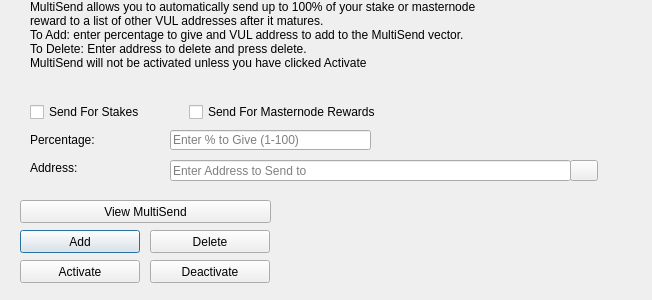
<?xml version="1.0" encoding="UTF-8"?>
<ui version="4.0">
 <class>MultiSendDialog</class>
 <widget class="QDialog" name="MultiSendDialog">
  <property name="windowModality">
   <enum>Qt::NonModal</enum>
  </property>
  <property name="geometry">
   <rect>
    <x>0</x>
    <y>0</y>
    <width>652</width>
    <height>300</height>
   </rect>
  </property>
  <property name="windowTitle">
   <string>MultiSend</string>
  </property>
  <widget class="QLineEdit" name="multiSendPercentEdit">
   <property name="geometry">
    <rect>
     <x>170</x>
     <y>130</y>
     <width>201</width>
     <height>20</height>
    </rect>
   </property>
   <property name="toolTip">
    <string>Enter whole numbers 1 - 100</string>
   </property>
   <property name="placeholderText">
    <string>Enter % to Give (1-100)</string>
   </property>
  </widget>
  <widget class="QLineEdit" name="multiSendAddressEdit">
   <property name="geometry">
    <rect>
     <x>170</x>
     <y>160</y>
     <width>401</width>
     <height>21</height>
    </rect>
   </property>
   <property name="toolTip">
    <string/>
   </property>
   <property name="placeholderText">
    <string>Enter Address to Send to</string>
   </property>
  </widget>
  <widget class="QLabel" name="label_2">
   <property name="geometry">
    <rect>
     <x>30</x>
     <y>0</y>
     <width>451</width>
     <height>121</height>
    </rect>
   </property>
   <property name="lineWidth">
    <number>1</number>
   </property>
   <property name="text">
    <string>MultiSend allows you to automatically send up to 100% of your stake or masternode reward to a list of other VUL addresses after it matures.
To Add: enter percentage to give and VUL address to add to the MultiSend vector.
To Delete: Enter address to delete and press delete.
MultiSend will not be activated unless you have clicked Activate</string>
   </property>
   <property name="alignment">
    <set>Qt::AlignLeading|Qt::AlignLeft|Qt::AlignTop</set>
   </property>
   <property name="wordWrap">
    <bool>true</bool>
   </property>
  </widget>
  <widget class="QLabel" name="message">
   <property name="geometry">
    <rect>
     <x>290</x>
     <y>200</y>
     <width>351</width>
     <height>91</height>
    </rect>
   </property>
   <property name="text">
    <string/>
   </property>
  </widget>
  <widget class="QPushButton" name="addButton">
   <property name="geometry">
    <rect>
     <x>20</x>
     <y>230</y>
     <width>120</width>
     <height>23</height>
    </rect>
   </property>
   <property name="toolTip">
    <string/>
   </property>
   <property name="statusTip">
    <string>Add to MultiSend Vector</string>
   </property>
   <property name="text">
    <string>Add</string>
   </property>
  </widget>
  <widget class="QPushButton" name="disableButton">
   <property name="geometry">
    <rect>
     <x>150</x>
     <y>260</y>
     <width>120</width>
     <height>23</height>
    </rect>
   </property>
   <property name="statusTip">
    <string>Deactivate MultiSend</string>
   </property>
   <property name="text">
    <string>Deactivate</string>
   </property>
  </widget>
  <widget class="QPushButton" name="addressBookButton">
   <property name="geometry">
    <rect>
     <x>570</x>
     <y>160</y>
     <width>28</width>
     <height>21</height>
    </rect>
   </property>
   <property name="toolTip">
    <string>Choose an address from the address book</string>
   </property>
   <property name="text">
    <string/>
   </property>
   <property name="icon">
    <iconset resource="../vul.qrc">
     <normaloff>:/icons/address-book</normaloff>:/icons/address-book</iconset>
   </property>
   <property name="shortcut">
    <string>Alt+A</string>
   </property>
   <property name="autoDefault">
    <bool>false</bool>
   </property>
  </widget>
  <widget class="QLabel" name="label">
   <property name="geometry">
    <rect>
     <x>30</x>
     <y>130</y>
     <width>121</width>
     <height>20</height>
    </rect>
   </property>
   <property name="toolTip">
    <string>Percentage of stake to send</string>
   </property>
   <property name="text">
    <string>Percentage:</string>
   </property>
  </widget>
  <widget class="QLabel" name="label_5">
   <property name="geometry">
    <rect>
     <x>30</x>
     <y>160</y>
     <width>111</width>
     <height>16</height>
    </rect>
   </property>
   <property name="toolTip">
    <string>Address to send portion of stake to</string>
   </property>
   <property name="text">
    <string>Address:</string>
   </property>
  </widget>
  <widget class="QPushButton" name="deleteButton">
   <property name="geometry">
    <rect>
     <x>150</x>
     <y>230</y>
     <width>120</width>
     <height>23</height>
    </rect>
   </property>
   <property name="toolTip">
    <string/>
   </property>
   <property name="statusTip">
    <string>Delete Address From MultiSend Vector</string>
   </property>
   <property name="text">
    <string>Delete</string>
   </property>
  </widget>
  <widget class="QPushButton" name="activateButton">
   <property name="geometry">
    <rect>
     <x>20</x>
     <y>260</y>
     <width>120</width>
     <height>23</height>
    </rect>
   </property>
   <property name="statusTip">
    <string>Activate MultiSend</string>
   </property>
   <property name="text">
    <string>Activate</string>
   </property>
  </widget>
  <widget class="QPushButton" name="viewButton">
   <property name="geometry">
    <rect>
     <x>20</x>
     <y>200</y>
     <width>251</width>
     <height>23</height>
    </rect>
   </property>
   <property name="toolTip">
    <string/>
   </property>
   <property name="statusTip">
    <string>View MultiSend Vector</string>
   </property>
   <property name="text">
    <string>View MultiSend</string>
   </property>
  </widget>
  <widget class="QWidget" name="horizontalLayoutWidget">
   <property name="geometry">
    <rect>
     <x>30</x>
     <y>100</y>
     <width>351</width>
     <height>24</height>
    </rect>
   </property>
   <layout class="QHBoxLayout" name="horizontalLayout">
    <item>
     <widget class="QCheckBox" name="multiSendStakeCheckBox">
      <property name="text">
       <string>Send For Stakes</string>
      </property>
     </widget>
    </item>
    <item>
     <widget class="QCheckBox" name="multiSendMasternodeCheckBox">
      <property name="text">
       <string>Send For Masternode Rewards</string>
      </property>
     </widget>
    </item>
   </layout>
  </widget>
 </widget>
 <resources>
  <include location="../vul.qrc"/>
 </resources>
 <connections/>
</ui>
